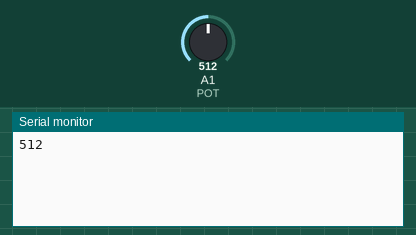
Simulated run of this sketch. Board: Arduino Uno, built with avr-gcc and run on an emulated ATmega328P. Parts: the last lines printed to the serial monitor. Inputs (shaded band) come from the test bench; at power-on: A1 (POT) = 512.

Above: at 1.2 s.
1.3 s: A1 (POT) set to 716
At 2.6 s:
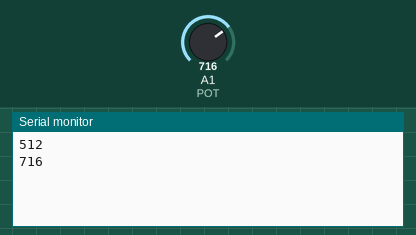
2.8 s: A1 (POT) set to 900
At 3.8 s:
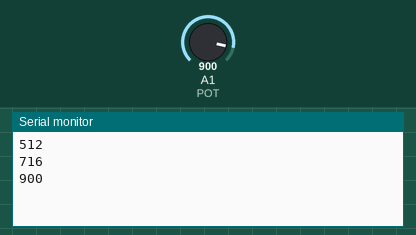
Timing chart, 0 to 5.8 s (numbered marks = the images above; inputs shaded):
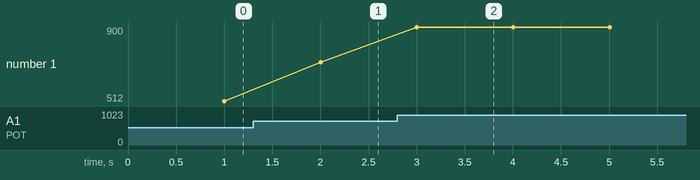

The sketch:

1_4_4.ino
```cpp
#define SERIALUPDATETIME 1000

//Be careful now we're using analogue pin!
const int POT = A1;
int value = 0;
unsigned long current, previous = 0;

void setup(){
  //constrain(x, min, max) return a value that's within the bounds of min and max
  // if x < min, x = min ; x > max, x = max; min < x < max, x = x

  Serial.begin(9600);
  pinMode(POT, INPUT);
}

void loop(){
  value = constrain(analogRead(POT), 500, 1000);

  current = millis();

  if(current - previous > SERIALUPDATETIME){
    previous = current;
    Serial.println(value);
  }
}
```

Measured:
- after the input at 1.3 s, the serial monitor: prints a new line after 0.70 s (image 1)
- after the input at 2.8 s, the serial monitor: prints a new line after 0.20 s (image 2)
- plotted number 1: 512 → 716 after the input at 1.3 s, 716 → 900 after the input at 2.8 s
